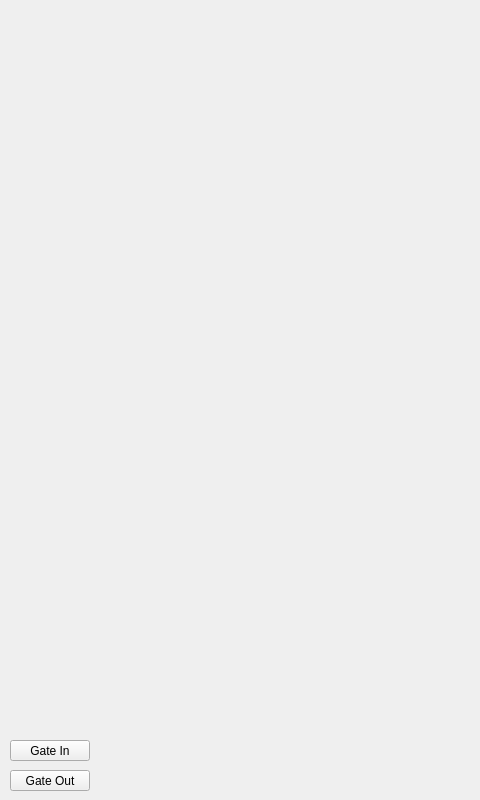
<?xml version="1.0" encoding="UTF-8"?>
<ui version="4.0">
 <class>MainWindow</class>
 <widget class="QMainWindow" name="MainWindow">
  <property name="geometry">
   <rect>
    <x>0</x>
    <y>0</y>
    <width>480</width>
    <height>800</height>
   </rect>
  </property>
  <property name="windowTitle">
   <string>MainWindow</string>
  </property>
  <widget class="QWidget" name="centralwidget">
   <widget class="QLabel" name="image_idle">
    <property name="geometry">
     <rect>
      <x>0</x>
      <y>0</y>
      <width>480</width>
      <height>800</height>
     </rect>
    </property>
    <property name="text">
     <string/>
    </property>
    <property name="alignment">
     <set>Qt::AlignCenter</set>
    </property>
   </widget>
   <widget class="QLabel" name="image_success_in">
    <property name="geometry">
     <rect>
      <x>0</x>
      <y>0</y>
      <width>480</width>
      <height>800</height>
     </rect>
    </property>
    <property name="text">
     <string/>
    </property>
    <property name="alignment">
     <set>Qt::AlignCenter</set>
    </property>
   </widget>
   <widget class="QLabel" name="image_success_out">
    <property name="geometry">
     <rect>
      <x>0</x>
      <y>0</y>
      <width>480</width>
      <height>800</height>
     </rect>
    </property>
    <property name="text">
     <string/>
    </property>
    <property name="alignment">
     <set>Qt::AlignCenter</set>
    </property>
   </widget>
   <widget class="QPushButton" name="pb_gatein">
    <property name="geometry">
     <rect>
      <x>10</x>
      <y>740</y>
      <width>80</width>
      <height>21</height>
     </rect>
    </property>
    <property name="text">
     <string>Gate In</string>
    </property>
   </widget>
   <widget class="QPushButton" name="pb_gateout">
    <property name="geometry">
     <rect>
      <x>10</x>
      <y>770</y>
      <width>80</width>
      <height>21</height>
     </rect>
    </property>
    <property name="text">
     <string>Gate Out</string>
    </property>
   </widget>
  </widget>
 </widget>
 <resources/>
 <connections/>
</ui>
